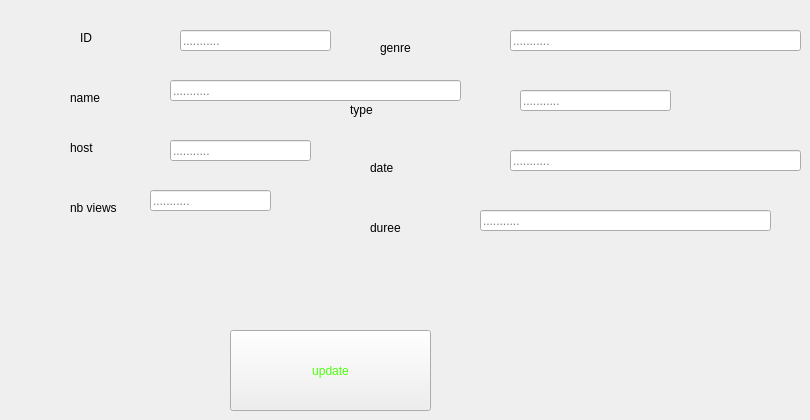
      <widget class="QWidget" name="tab_4">
       <attribute name="title">
        <string>update</string>
       </attribute>
       <widget class="QLabel" name="label_42">
        <property name="geometry">
         <rect>
          <x>370</x>
          <y>160</y>
          <width>91</width>
          <height>16</height>
         </rect>
        </property>
        <property name="text">
         <string>date</string>
        </property>
       </widget>
       <widget class="QLabel" name="label_33">
        <property name="geometry">
         <rect>
          <x>70</x>
          <y>90</y>
          <width>56</width>
          <height>16</height>
         </rect>
        </property>
        <property name="text">
         <string>name</string>
        </property>
       </widget>
       <widget class="QLineEdit" name="type_lineEdit_2">
        <property name="geometry">
         <rect>
          <x>520</x>
          <y>90</y>
          <width>151</width>
          <height>21</height>
         </rect>
        </property>
        <property name="text">
         <string/>
        </property>
        <property name="placeholderText">
         <string>...........</string>
        </property>
       </widget>
       <widget class="QLineEdit" name="host_lineEdit_2">
        <property name="geometry">
         <rect>
          <x>170</x>
          <y>140</y>
          <width>141</width>
          <height>21</height>
         </rect>
        </property>
        <property name="text">
         <string/>
        </property>
        <property name="placeholderText">
         <string>...........</string>
        </property>
       </widget>
       <widget class="QLineEdit" name="name_lineEdit_2">
        <property name="geometry">
         <rect>
          <x>170</x>
          <y>80</y>
          <width>291</width>
          <height>21</height>
         </rect>
        </property>
        <property name="text">
         <string/>
        </property>
        <property name="placeholderText">
         <string>...........</string>
        </property>
       </widget>
       <widget class="QLabel" name="label_43">
        <property name="geometry">
         <rect>
          <x>350</x>
          <y>100</y>
          <width>111</width>
          <height>20</height>
         </rect>
        </property>
        <property name="text">
         <string>type</string>
        </property>
       </widget>
       <widget class="QLabel" name="label_44">
        <property name="geometry">
         <rect>
          <x>380</x>
          <y>40</y>
          <width>91</width>
          <height>16</height>
         </rect>
        </property>
        <property name="text">
         <string>genre</string>
        </property>
       </widget>
       <widget class="QLineEdit" name="date_lineEdit_2">
        <property name="geometry">
         <rect>
          <x>510</x>
          <y>150</y>
          <width>291</width>
          <height>21</height>
         </rect>
        </property>
        <property name="text">
         <string/>
        </property>
        <property name="placeholderText">
         <string>...........</string>
        </property>
       </widget>
       <widget class="QPushButton" name="update">
        <property name="geometry">
         <rect>
          <x>230</x>
          <y>330</y>
          <width>201</width>
          <height>81</height>
         </rect>
        </property>
        <property name="styleSheet">
         <string notr="true">color:rgb(75, 255, 10)</string>
        </property>
        <property name="text">
         <string>update</string>
        </property>
       </widget>
       <widget class="QLineEdit" name="nbviews_lineEdit_2">
        <property name="geometry">
         <rect>
          <x>150</x>
          <y>190</y>
          <width>121</width>
          <height>21</height>
         </rect>
        </property>
        <property name="text">
         <string/>
        </property>
        <property name="placeholderText">
         <string>...........</string>
        </property>
       </widget>
       <widget class="QLineEdit" name="id_lineEdit_2">
        <property name="geometry">
         <rect>
          <x>180</x>
          <y>30</y>
          <width>151</width>
          <height>21</height>
         </rect>
        </property>
        <property name="styleSheet">
         <string notr="true"/>
        </property>
        <property name="text">
         <string/>
        </property>
        <property name="placeholderText">
         <string>...........</string>
        </property>
       </widget>
       <widget class="QLabel" name="label_45">
        <property name="geometry">
         <rect>
          <x>80</x>
          <y>30</y>
          <width>56</width>
          <height>16</height>
         </rect>
        </property>
        <property name="text">
         <string>ID</string>
        </property>
       </widget>
       <widget class="QLabel" name="label_46">
        <property name="geometry">
         <rect>
          <x>70</x>
          <y>200</y>
          <width>91</width>
          <height>16</height>
         </rect>
        </property>
        <property name="text">
         <string>nb views</string>
        </property>
       </widget>
       <widget class="QLabel" name="label_47">
        <property name="geometry">
         <rect>
          <x>370</x>
          <y>220</y>
          <width>91</width>
          <height>16</height>
         </rect>
        </property>
        <property name="text">
         <string>duree</string>
        </property>
       </widget>
       <widget class="QLineEdit" name="duree_lineEdit_2">
        <property name="geometry">
         <rect>
          <x>480</x>
          <y>210</y>
          <width>291</width>
          <height>21</height>
         </rect>
        </property>
        <property name="text">
         <string/>
        </property>
        <property name="placeholderText">
         <string>...........</string>
        </property>
       </widget>
       <widget class="QLineEdit" name="genre_lineEdit_2">
        <property name="geometry">
         <rect>
          <x>510</x>
          <y>30</y>
          <width>291</width>
          <height>21</height>
         </rect>
        </property>
        <property name="text">
         <string/>
        </property>
        <property name="placeholderText">
         <string>...........</string>
        </property>
       </widget>
       <widget class="QLabel" name="label_48">
        <property name="geometry">
         <rect>
          <x>70</x>
          <y>140</y>
          <width>56</width>
          <height>16</height>
         </rect>
        </property>
        <property name="text">
         <string>host</string>
        </property>
       </widget>
      </widget>
